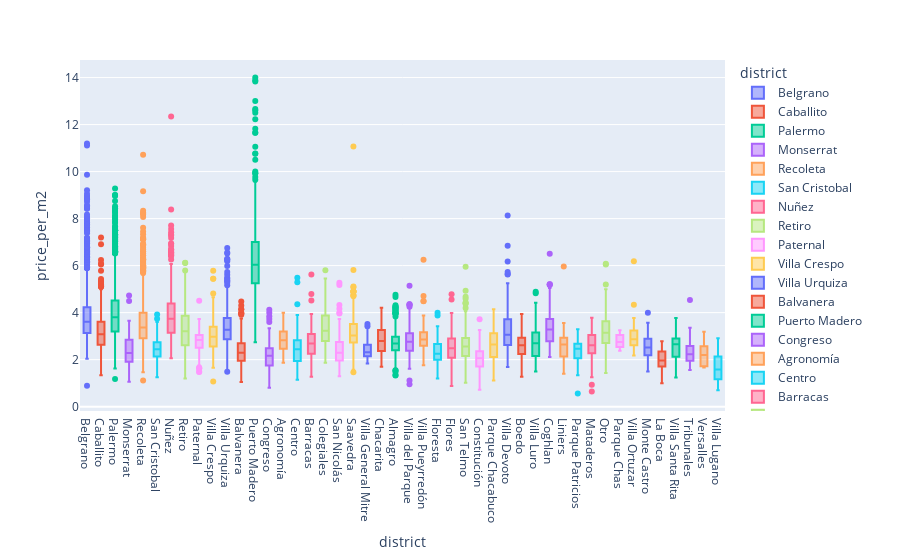

The cell this chart's notebook holds for it:
### Code cell
fig = px.box(data, x='district', y='price_per_m2', color='district')
fig.show()
